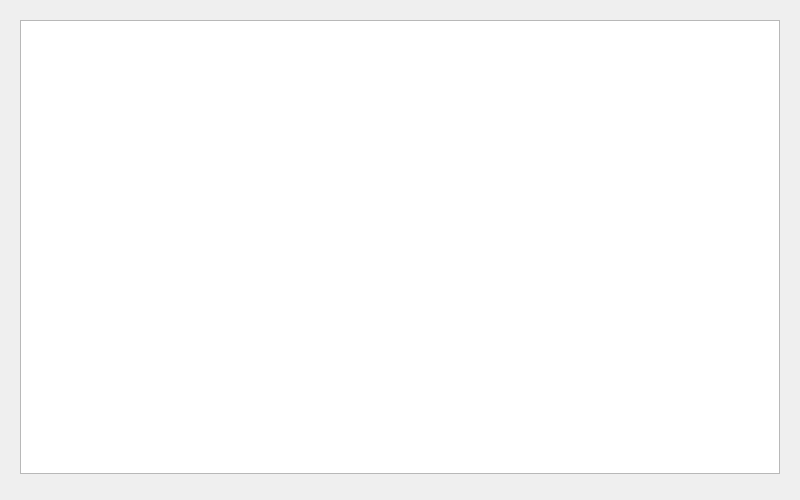
<?xml version="1.0" encoding="UTF-8"?>
<ui version="4.0">
 <class>Dialog</class>
 <widget class="QDialog" name="Dialog">
  <property name="geometry">
   <rect>
    <x>0</x>
    <y>0</y>
    <width>800</width>
    <height>500</height>
   </rect>
  </property>
  <property name="maximumSize">
   <size>
    <width>1000</width>
    <height>800</height>
   </size>
  </property>
  <property name="focusPolicy">
   <enum>Qt::StrongFocus</enum>
  </property>
  <property name="windowTitle">
   <string>Rana</string>
  </property>
  <layout class="QGridLayout" name="gridLayout">
   <item row="0" column="0">
    <widget class="QWidget" name="widget" native="true">
     <layout class="QVBoxLayout" name="verticalLayout">
      <item>
       <layout class="QHBoxLayout" name="breadcrumbs_layout"/>
      </item>
      <item>
       <widget class="QTreeView" name="files_tv"/>
      </item>
      <item>
       <widget class="QWidget" name="file_widget">
        <property name="visible">
         <bool>false</bool>
        </property>
       </widget>
      </item>
     </layout>
    </widget>
   </item>
  </layout>
 </widget>
 <resources/>
 <connections/>
</ui>
